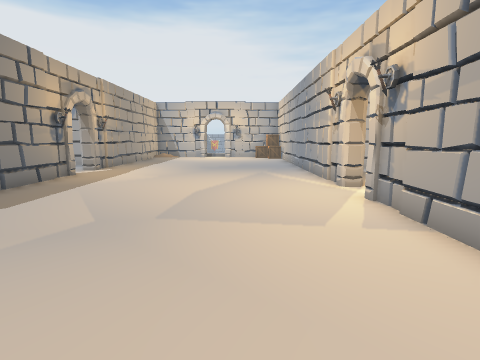
View 1 (above)

19 first-person views from a walk through a 3-D level made in the Unity game engine. The camera is 1.4 m above the floor, tilts 8° down and sees 80° across. Doors are open. The floor is counted in squares, 1 m on a side. Each view is taken from the middle of a square. On the plan, view 1 faces up. The plan holds only what a view shows up to about 14 squares ahead; the rest is blank. The place goes on beyond the plan. The player is left out. Some animated figures are not drawn.

View 2
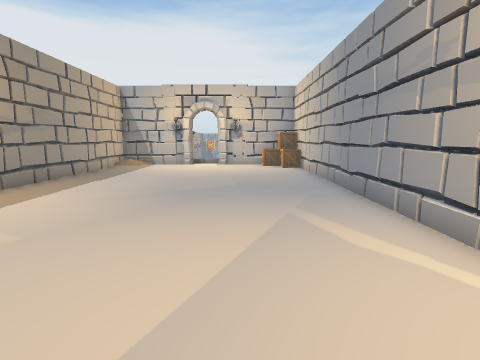

View 3
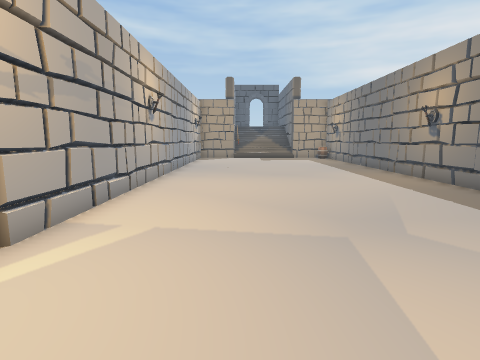

View 4
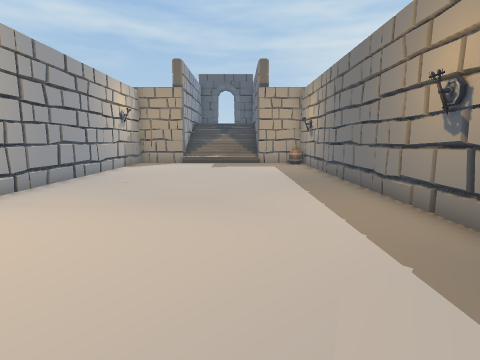

View 5
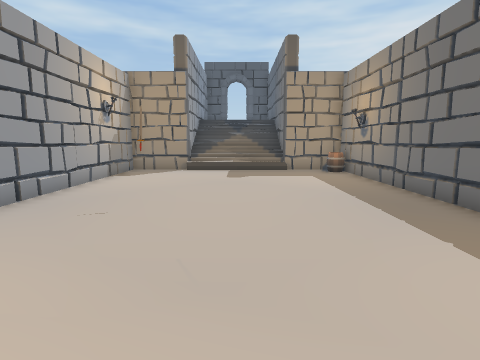

View 6
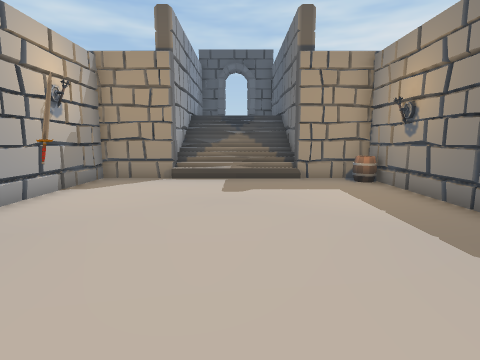

View 7
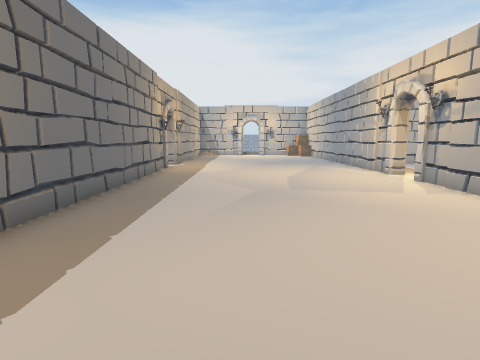

View 8
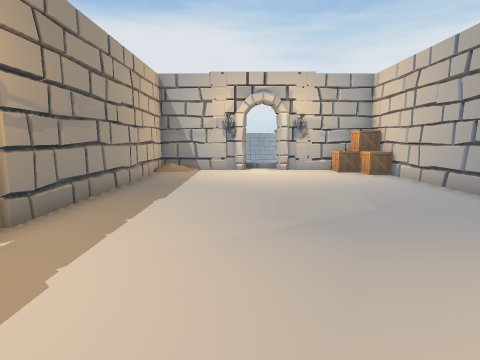

View 9
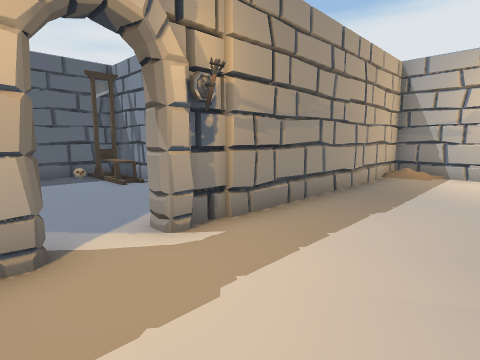

View 10
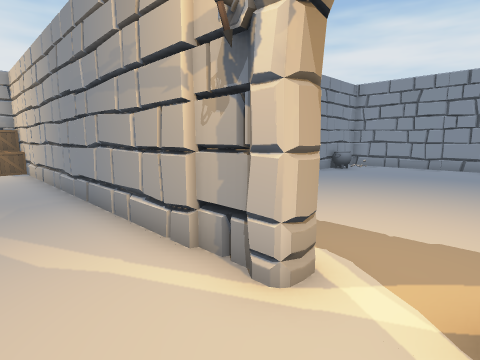

View 11
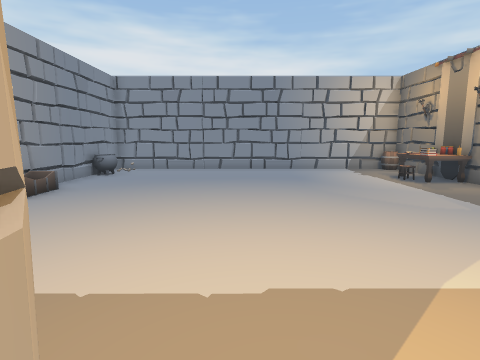

View 12
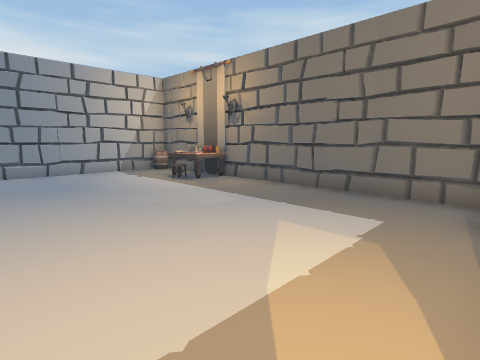

View 13
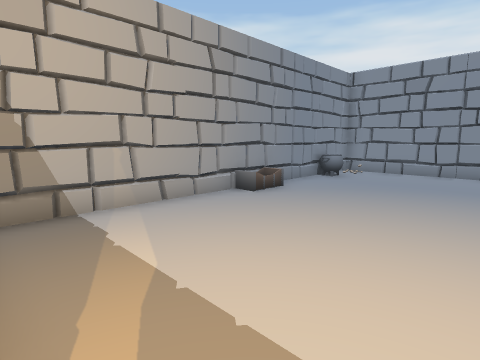

View 14
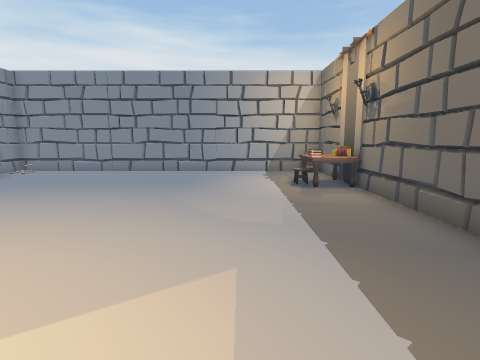

View 15
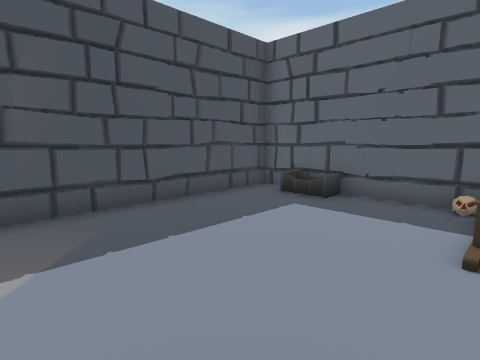

View 16
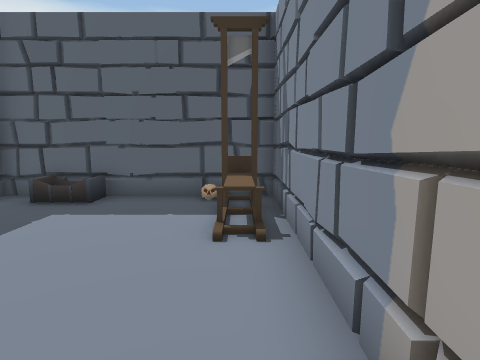

View 17
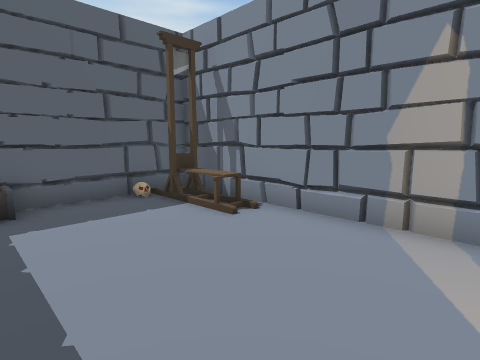

View 18
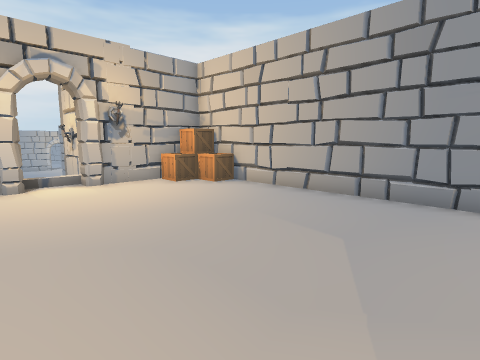

View 19
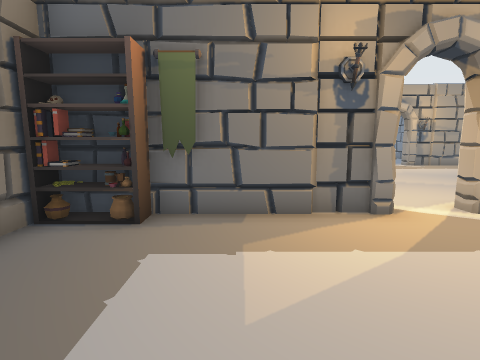

### Floor plan
Points are (right, up) in squares from view 1. A wall is a line through its corners. A room is listed if a view was taken in it or the views show most of it. See-through windows are left out.
Room 1 (views 1, 2, 3, 4, 5, 6, 7, 8, 9, 10, 18)
walls: (3.1, 8.5) (3.1, 21.5); (-6.7, 11.6) (-6.7, -13.5) (-4.1, -13.5) (-4.1, -15.5); (-5.9, 23.4) (-6.7, 23.4) (-6.7, 13.1); (2.1, -13.7) (2.2, -13.2); (0.5, -15.5) (0.5, -13.5) (3.1, -13.5) (3.1, 6.9)
ways out: opening at (3, 8) to room 2; opening at (-7, 12.5) to room 3
objects: barrel (-6, -13); sword (0, -6); box (1, 23) to (2, 23); other object (2, 22) to (3, 22); box (3, 23)
Room 2 (views 11, 12, 13, 14, 19)
walls: (3.7, 6.9) (3.7, 2.5); (3.5, 8.4) (3.1, 8.5); (3.9, 3.2) (3.9, 2.6); (14, 0.5) (16.9, 0.5) (16.9, 13.9) (4.4, 13.9); (4.2, 0.5) (12.4, 0.5)
ways out: opening at (3, 8) to room 1
objects: books (4, 1); other object (4, 2); table (12, 1); flag (13, 0); other object (13, 1); table (14, 2); cauldron (15, 13); barrel (16, 1) to (17, 1)
Room 3 (views 15, 16, 17)
walls: (-8.2, 15.8) (-15.1, 15.8) (-15.1, 9.1) (-8.4, 9.1)
ways out: opening at (-7, 12.5) to room 1
objects: other object (-14, 15) to (-13, 15)

Where each view was taken, in squares from view 1:
view 1: 0 up, 0 right, facing up
view 2: 7 up, 0 right, facing up
view 3: 9 up, 0 right, facing down
view 4: 4 up, 3 left, facing down
view 5: 0 up, 2 left, facing down
view 6: 3 down, 2 left, facing down
view 7: 3 down, 3 left, facing up
view 8: 10 up, 3 left, facing up
view 9: 11 up, 3 left, facing up-left
view 10: 7 up, 1 right, facing up-right
view 11: 8 up, 3 right, facing right
view 12: 8 up, 4 right, facing down-right
view 13: 8 up, 4 right, facing up-right
view 14: 4 up, 4 right, facing right
view 15: 15 up, 8 left, facing down-left
view 16: 15 up, 8 left, facing left
view 17: 11 up, 8 left, facing up-left
view 18: 14 up, 4 left, facing up-right
view 19: 4 up, 9 right, facing left
